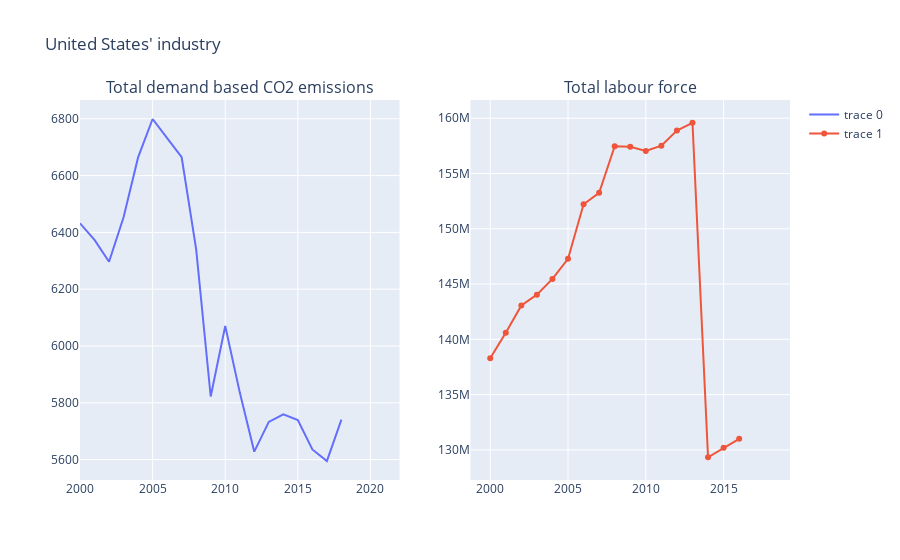

Notebook cell for this chart:
### Code cell
fig_us = make_subplots(rows=1, cols=2, subplot_titles=("Total demand based CO2 emissions", "Total labour force"))

tryout = df_green[df_green['Country'] == 'United States']
tryout2 = df_inno[df_inno['Region'] == 'United States']

fig_us.add_trace(go.Line(x=tryout['Year'], y=tryout['Demand-based CO2 emissions']), row=1, col=1)

fig_us.add_trace(go.Line(x=tryout2['Year'], y=tryout2['Labour Force Total']), row=1, col=2)

fig_us.update_layout(title_text="United States' industry")

fig_us.show()

### Figure 1 — Plotly figure (JSON) as saved in the notebook; plotly's stock layout.template omitted (floating-point values rounded to 4 significant figures)
{"data": [{"type": "scatter", "x": [2000, 2001, 2002, 2003, 2004, 2005, 2006, 2007, 2008, 2009, 2010, 2011, 2012, 2013, 2014, 2015, 2016, 2017, 2018, 2019, 2020, 2021, 2022], "xaxis": "x", "y": [6432.0, 6373.0, 6297.0, 6453.0, 6664.0, 6799.0, 6732.0, 6664.0, 6340.0, 5822.0, 6070.0, 5837.0, 5628.0, 5733.0, 5759.0, 5739.0, 5636.0, 5595.0, 5741.0, null, null, null, null], "yaxis": "y"}, {"type": "scatter", "x": [2000, 2001, 2002, 2003, 2004, 2005, 2006, 2007, 2008, 2009, 2010, 2011, 2012, 2013, 2014, 2015, 2016, 2017, 2018], "xaxis": "x2", "y": [138284000, 140604000, 143062000, 144039000, 145466000, 147279000, 152216000, 153255000, 157471000, 157420000, 157032000, 157515000, 158880000, 159589000, 129334000, 130204000, 130997000, null, null], "yaxis": "y2"}], "layout": {"annotations": [{"font": {"size": 16}, "showarrow": false, "text": "Total demand based CO2 emissions", "x": 0.225, "xanchor": "center", "xref": "paper", "y": 1, "yanchor": "bottom", "yref": "paper"}, {"font": {"size": 16}, "showarrow": false, "text": "Total labour force", "x": 0.775, "xanchor": "center", "xref": "paper", "y": 1, "yanchor": "bottom", "yref": "paper"}], "title": {"text": "United States' industry"}, "xaxis": {"anchor": "y", "domain": [0, 0.45]}, "xaxis2": {"anchor": "y2", "domain": [0.55, 1]}, "yaxis": {"anchor": "x", "domain": [0, 1]}, "yaxis2": {"anchor": "x2", "domain": [0, 1]}}}
